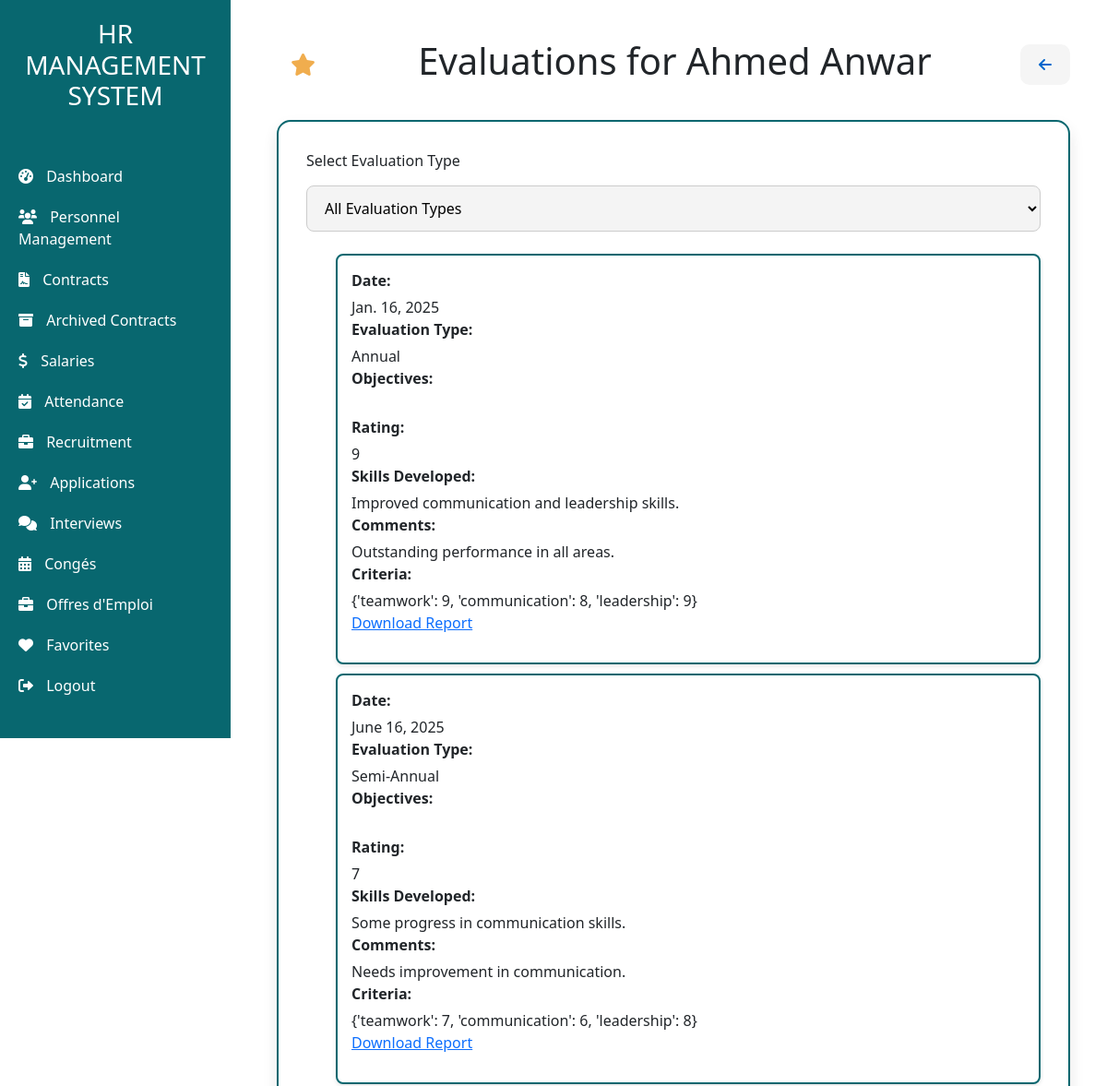
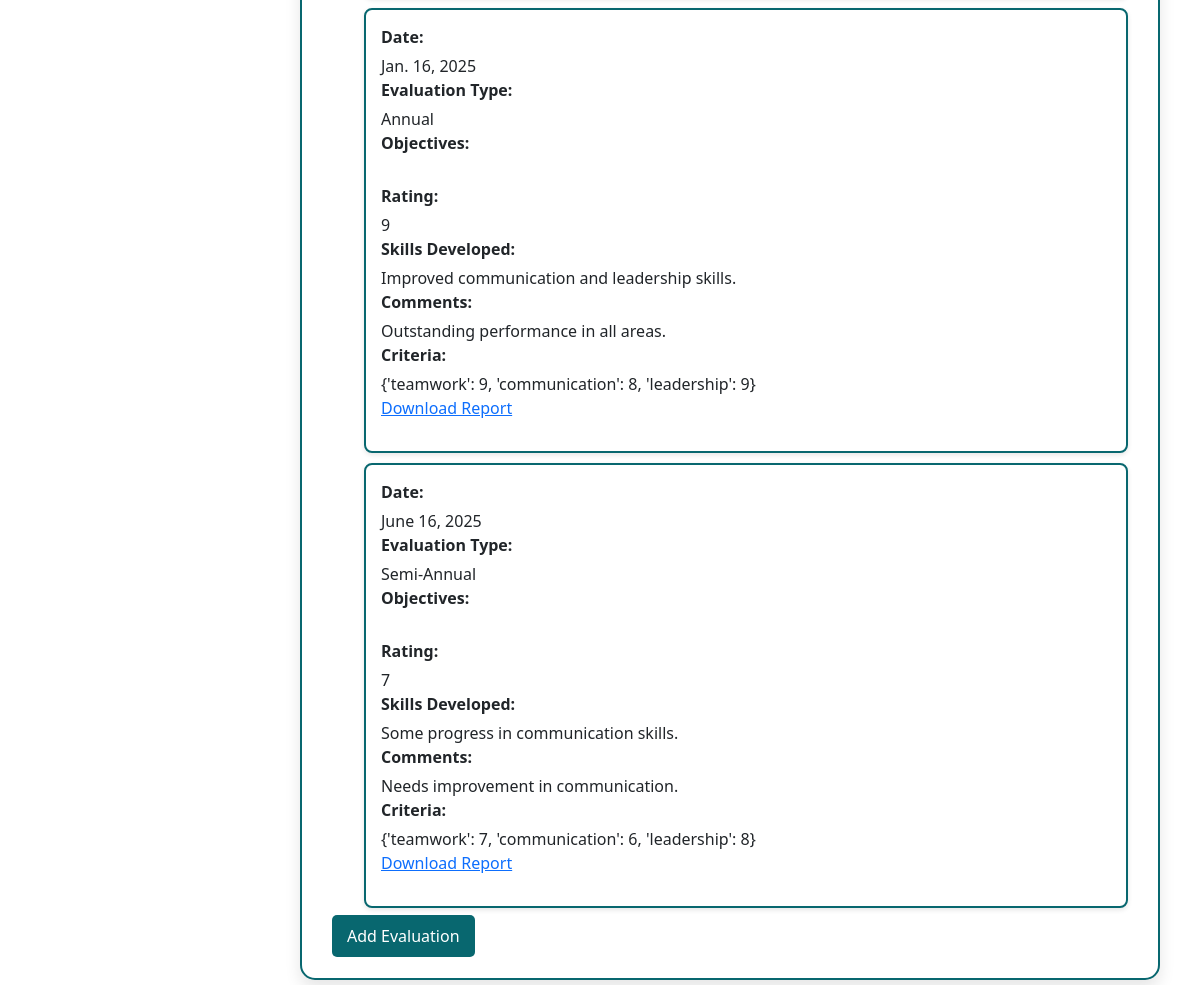
Page /personnels/personnels/2/evaluations/ (signed in) on the committed database (2 pictures, top to bottom).
### app/models.py (models this page shows, shortened)
class Personnel(models.Model):
    name = models.CharField(max_length=50)
    Email = models.EmailField(max_length=254)
    phone_validator = RegexValidator(
        regex=r'^(05|06|07)\d{8}$',
        message="Phone number must be 10 digits long and start with 05, 06, or 07."
    )
    Phone = models.CharField(max_length=10, validators=[phone_validator])  # Apply the validator to the Phone field
    date_naissance = models.DateField(null=False)
    GENDER_CHOICES = [
        ('M', 'Male'),
        ('F', 'Female'),
    ]
    gender = models.CharField(max_length=1, choices=GENDER_CHOICES, verbose_name="Gender", default='M')
    Position = models.CharField(max_length=40)
    skills = models.CharField(max_length=254)
    training = models.CharField(max_length=254)
    IdService = models.ForeignKey(Service, on_delete=models.CASCADE)
    hireDate = models.DateField()
    Adresse = models.CharField(max_length=254)
    jours_annuels = models.IntegerField(default=30, verbose_name="Jours de Congé Annuel")  # Default to 30 days

class Evaluation(models.Model):
    employee = models.ForeignKey(Personnel, on_delete=models.CASCADE, related_name="evaluations")  # Added on_delete cascade
    date = models.DateField(auto_now_add=True)
    evaluation_type = models.CharField(
        max_length=20,
        choices=[('Annual', 'Annual'), ('Semi-Annual', 'Semi-Annual')],
        default='Annual'
    )
    criteria = models.JSONField(default=dict)  # Customizable evaluation criteria in JSON format
    performance_rating = models.IntegerField()  # Performance rating, e.g., 1-10
    skills_developed = models.TextField(blank=True)  # Optional field for developed skills
    comments = models.TextField(blank=True)  # Manager's comments

### app/views.py (the view)
# urls.py: path('personnels/<int:employee_id>/evaluations/', views.evaluations, name='evaluations'),
@login_required
def evaluations(request, employee_id):
    employee = get_object_or_404(Personnel, id=employee_id)
    period = request.GET.get('period')
    if period:
        evaluations = Evaluation.objects.filter(employee=employee, period=period)
    else:
        evaluations = Evaluation.objects.filter(employee=employee)
    return render(request, 'evaluations/evaluations.html', {'employee': employee, 'evaluations': evaluations
                                                            , 'current_url': request.path.lstrip('/')})

### app/templates/evaluations/evaluations.html (shortened to what this page needs)
<!DOCTYPE html>
<html lang="en">
<head>
</head>
<body>
    {% extends "base.html" %}
    {% block content %}
    <div class="main-content">
        <div class="d-flex justify-content-between align-items-center mb-4">
            <form method="post" action="{% url 'ajouter_favoris' current_url=current_url %}">
                <button type="submit" class="favorite-btn" title="Add to Favorites">
                    <i class="fas fa-star"></i>
                </button>
            </form>
            <h1>Evaluations for {{ employee.name }}</h1>
            <a href="javascript:history.back()" class="go-back-btn" title="Go Back">
                <i class="fas fa-arrow-left"></i>
            </a>
        </div>
        <div class="frame-container">
            <form method="get" action="" class="d-flex justify-content-center mb-4">
                <label for="evaluation_type" class="text-lg font-medium text-gray-700">Select Evaluation Type</label>
                <select name="evaluation_type" id="evaluation_type" onchange="this.form.submit()">
                    <option value="">All Evaluation Types</option>
                </select>
            </form>
            <ul>
                {% for eval in evaluations %}
                    <li>
                        <strong>Date:</strong> {{ eval.date }} <br>
                        <strong>Evaluation Type:</strong> {{ eval.get_evaluation_type_display }} <br>
                        <strong>Objectives:</strong> {{ eval.objectives }} <br>
                        <strong>Rating:</strong> {{ eval.performance_rating }} <br>
                        <strong>Skills Developed:</strong> {{ eval.skills_developed }} <br>
                        <strong>Comments:</strong> {{ eval.comments }} <br>
                        <strong>Criteria:</strong> {{ eval.criteria }} <br>
                        <p>
                            <a href="{% url 'evaluation_report' eval.id %}">Download Report</a>
                        </p>
                    </li>
                {% endfor %}
            </ul>
            <a href="{% url 'add_evaluation' employee.id %}" class="btn-custom mt-4">Add Evaluation</a>
        </div>
    </div>
    {% endblock %}

### app/templates/evaluations/evaluations.html (style rules this page uses)
body { font-family: 'Roboto', sans-serif; background-color: #f4f6f9; color: #333; margin: 0; padding: 0; }
.main-content { padding: 20px; }
.frame-container { background-color: #fff; padding: 30px; border-radius: 15px; box-shadow: 0 8px 16px rgba(0, 0, 0, 0.1); margin: 30px auto; max-width: 900px; border: 2px solid #08676F; }
.btn-custom { background-color: #08676F; color: #fff; text-decoration: none; padding: 10px 15px; border-radius: 5px; transition: background-color 0.3s; }
.go-back-btn { background-color: #f5f5f5; color: #0066cc; border: none; padding: 10px 20px; font-size: 1rem; font-weight: bold; border-radius: 10px; transition: background-color 0.3s ease; }
.favorite-btn { background-color: transparent; border: none; color: #f0ad4e; font-size: 1.5rem; cursor: pointer; transition: color 0.3s ease; }
form { display: flex; flex-direction: column; gap: 15px; }
form select, form button { padding: 12px 15px; border-radius: 8px; border: 1px solid #ccc; background-color: #f4f4f4; font-size: 16px; }
ul { list-style-type: none; padding: 0; }
li { background-color: #fff; margin: 10px 0; padding: 15px; border-radius: 8px; border: 2px solid #08676F; box-shadow: 0 2px 5px rgba(0, 0, 0, 0.1); }
li strong { display: block; margin-bottom: 5px; }

### rows in the picture
Personnel: name "Ahmed Anwar"
Evaluation: date "Jan. 16, 2025", evaluation_type "Annual", performance_rating "9", skills_developed "Improved communication and leadership skills.", comments "Outstanding performance in all areas.", criteria "{'teamwork': 9, 'communication': 8, 'leadership': 9}"
Evaluation: date "June 16, 2025", evaluation_type "Semi-Annual", performance_rating "7", skills_developed "Some progress in communication skills.", comments "Needs improvement in communication.", criteria "{'teamwork': 7, 'communication': 6, 'leadership': 8}"
Evaluation: date "Jan. 16, 2025", evaluation_type "Annual", performance_rating "9", skills_developed "Improved communication and leadership skills.", comments "Outstanding performance in all areas.", criteria "{'teamwork': 9, 'communication': 8, 'leadership': 9}"
Evaluation: date "June 16, 2025", evaluation_type "Semi-Annual", performance_rating "7", skills_developed "Some progress in communication skills.", comments "Needs improvement in communication.", criteria "{'teamwork': 7, 'communication': 6, 'leadership': 8}"
